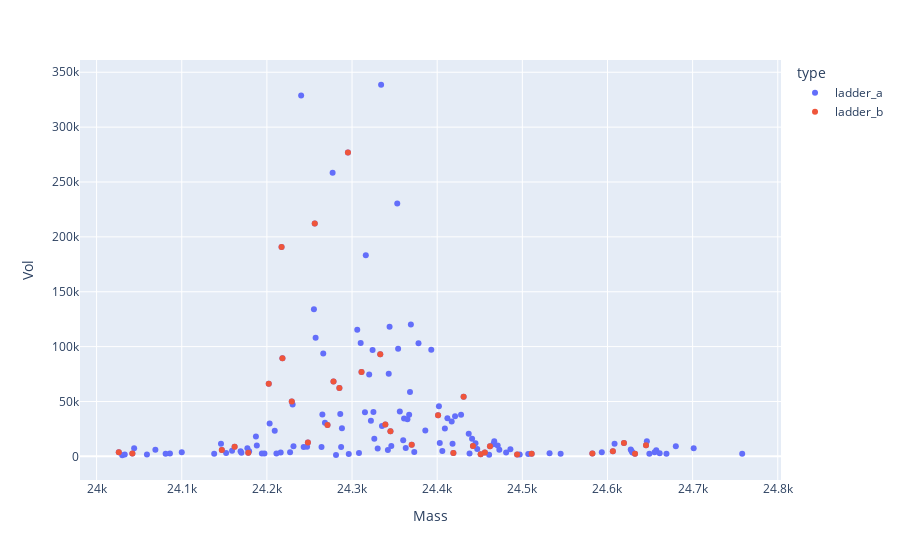
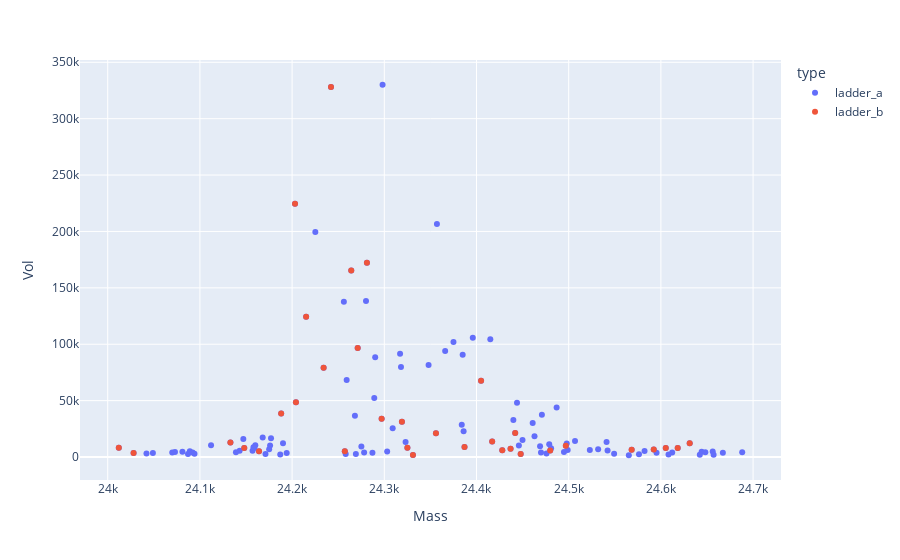
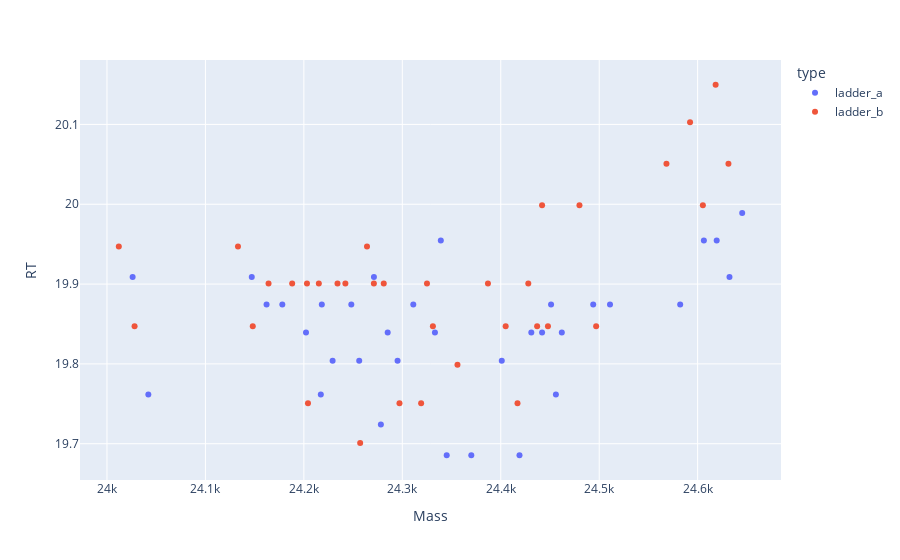

The code cell stored with these charts, in order, in its notebook:
### Code cell
dfm1 = match_dfs(dfb_ad_alkb_25k, dfb_ad_25k, shift=1*M)
plotly_zones(dfb_ad_25k, dfm1, y='Vol')
dfm2 = match_dfs(dfb_ad_25k, dfb_ad_alkb_25k, shift=-1*M)
plotly_zones(dfb_ad_alkb_25k, dfm2, y='Vol')
plotly_zones(dfm1, dfm2)
